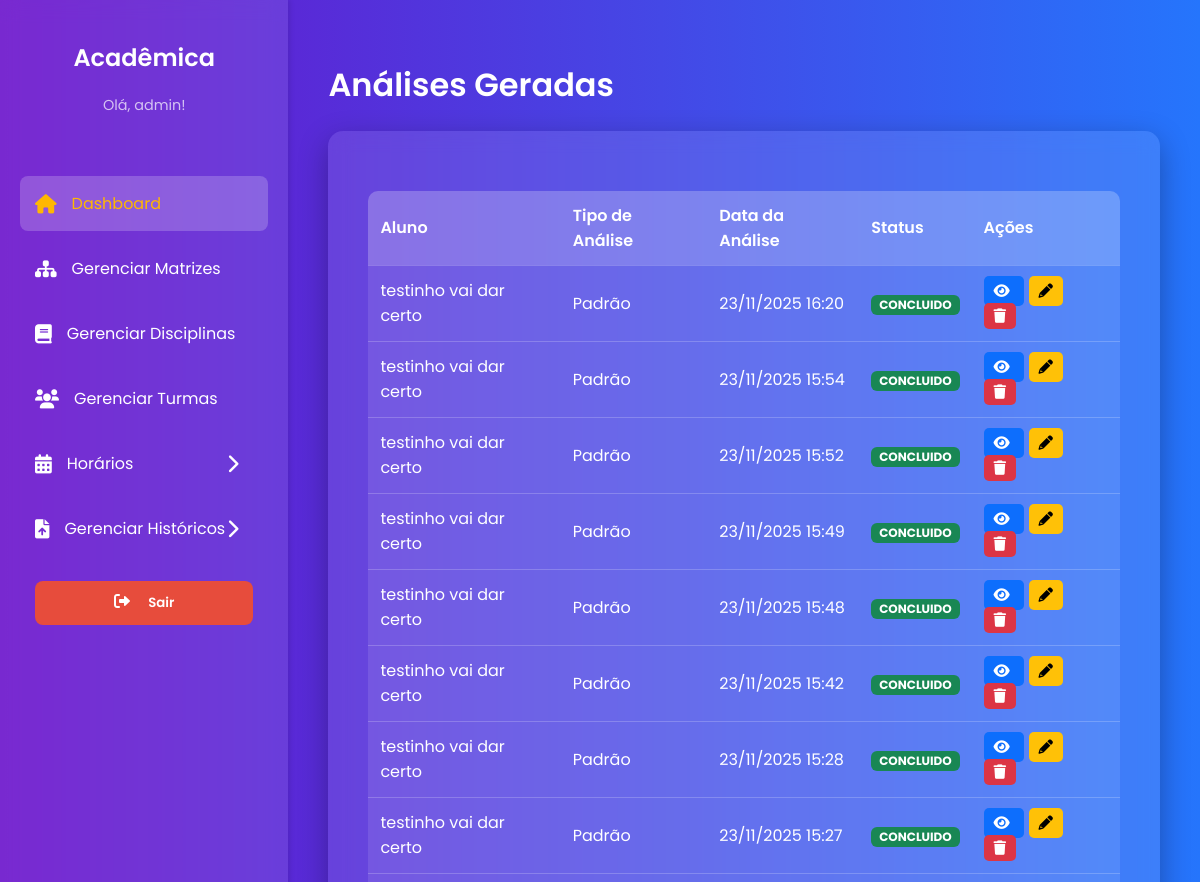
/listar/ (signed in, upper part), run on an earlier commit of the app's database.
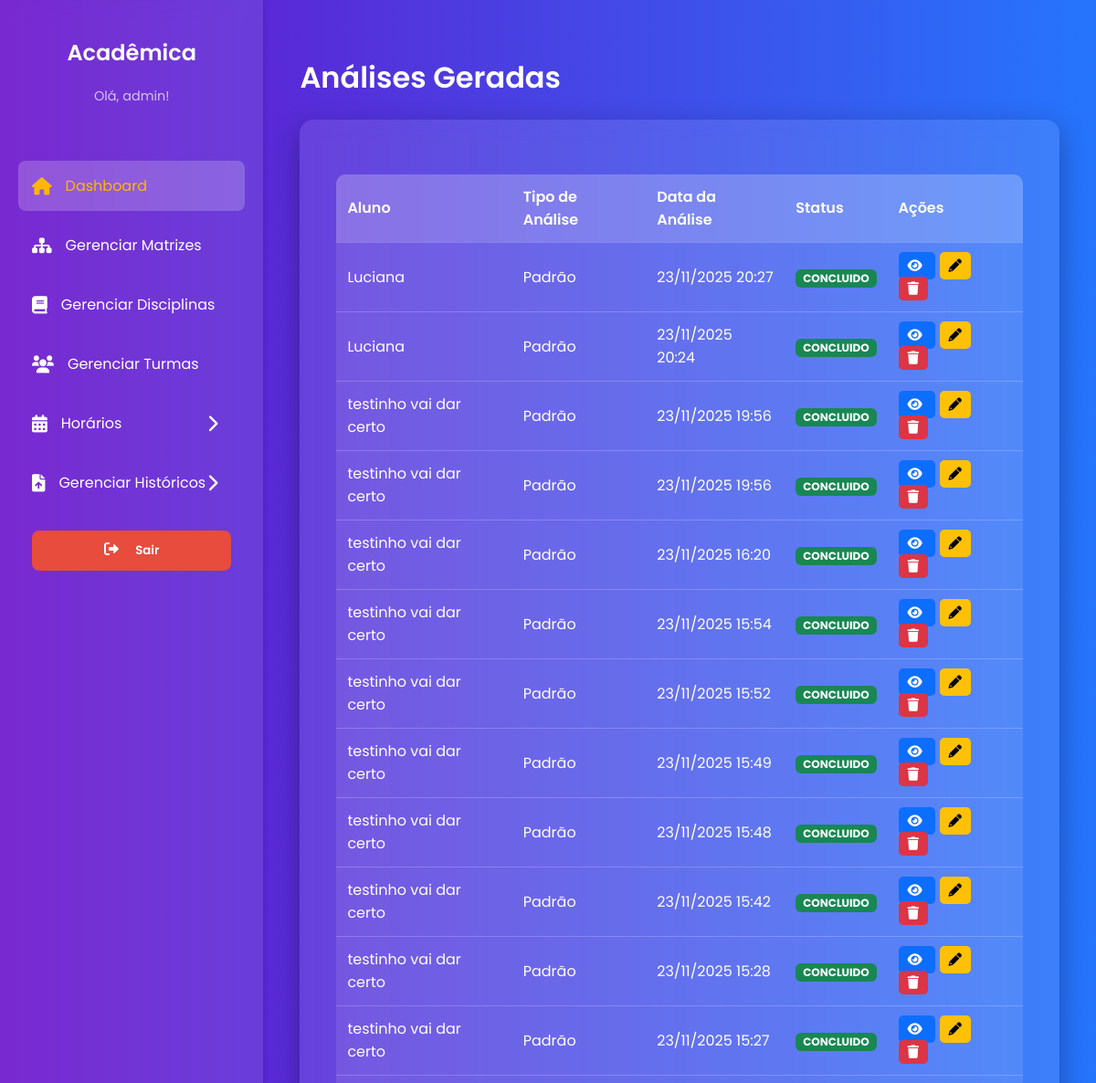
And on a later commit of the database.
### analytics/models.py (models this page shows, shortened)
class Analise(models.Model):
    TIPO_ANALISE_CHOICES = [
        ('padrao', 'Padrão'),
        ('soft', 'Soft'),
        ('hard', 'Hardcore'),
    ]
    historico = models.ForeignKey(Historico, on_delete=models.CASCADE, related_name='analises')
    coordenador = models.ForeignKey(Usuario, on_delete=models.SET_NULL, null=True, blank=True)
    tipo_analise = models.CharField(max_length=10, choices=TIPO_ANALISE_CHOICES)
    dias_excluidos = models.CharField(max_length=100, blank=True, null=True, help_text="Ex: 'SEG,TER'")
    data_criacao = models.DateTimeField(auto_now_add=True)
    status = models.CharField(max_length=20, default='PENDENTE') # PENDENTE, CONCLUIDO, ERRO
    resultado_texto = models.TextField(blank=True, null=True)

### upload/models.py (models this page shows, shortened)
class Historico(models.Model):
    STATUS_CHOICES = [
        ('PENDENTE', 'Processamento Pendente'),
        ('CONCLUIDO', 'Processamento Concluído'),
        ('ERRO', 'Erro no Processamento'),
    ]
    aluno = models.ForeignKey(
        Aluno,
        on_delete=models.CASCADE,
        verbose_name="Aluno",
        related_name='historicos'
    )
    usuario = models.ForeignKey(
        Usuario,
        on_delete=models.SET_NULL,
        null=True,
        verbose_name="Coordenador Responsável"
    )
    data_upload = models.DateTimeField(
        auto_now_add=True,
        verbose_name="Data de Upload"
    )
    status = models.CharField(
        max_length=20,
        choices=STATUS_CHOICES,
        default='PENDENTE',
        verbose_name="Status de Processamento"
    )
    arquivo_original = models.FileField(
        upload_to='historicos/',
        null=True,
        blank=True,
        verbose_name="Arquivo PDF Original"
    )
    class Meta:
        db_table = 'HISTORICO'
        verbose_name = "Histórico Escolar"
        verbose_name_plural = "Históricos Escolares"

class Aluno(models.Model):
    nome = models.CharField(max_length=100)
    matricula = models.CharField(max_length=10, unique=True)
    curso = models.ForeignKey(
        Curso,
        on_delete=models.CASCADE,
        verbose_name="Curso de Ingresso"
    )
    ano_ingresso = models.CharField(max_length=6, verbose_name="Ano de Ingresso")
    class Meta:
        db_table = 'ALUNO'
        verbose_name = "Aluno"
        verbose_name_plural = "Alunos"

### analytics/views.py (the view)
# urls.py: path('listar/', views.listar_analises, name='listar_analises'),
@login_required
def listar_analises(request):
    analises = Analise.objects.select_related('historico__aluno').order_by('-data_criacao')
    return render(request, 'analytics/listar_analises.html', {'analises': analises})

### analytics/templates/analytics/listar_analises.html (shortened to what this page needs)
{% extends 'core/base.html' %}
{% load static %}
{% block page_title %}Análises Geradas{% endblock %}
{% block content %}
<table>
    <thead>
        <tr>
            <th>Aluno</th>
            <th>Tipo de Análise</th>
            <th>Data da Análise</th>
            <th>Status</th>
            <th>Ações</th>
        </tr>
    </thead>
    <tbody>
        {% for analise in analises %}
        <tr>
            <td>{{ analise.historico.aluno.nome }}</td>
            <td>{{ analise.get_tipo_analise_display }}</td>
            <td>{{ analise.data_criacao|date:"d/m/Y H:i" }}</td>
            <td>
                <span class="status-badge
                    {% if analise.status == 'CONCLUIDO' %}status-concluido
                    {% elif analise.status == 'PENDENTE' %}status-pendente
                    {% else %}status-erro
                    {% endif %}">
                    {{ analise.status }}
                </span>
            </td>
            <td class="action-buttons">
                <a href="{% url 'analytics:consultar_analise' analise_pk=analise.pk %}" class="btn-view" title="Visualizar Grade">
                    <i class="fas fa-eye"></i>
                </a>
                <a href="{% url 'analytics:editar_analise' analise_pk=analise.pk %}" class="btn-edit" title="Editar Grade">
                    <i class="fas fa-pencil-alt"></i>
                </a>
                <form method="POST" action="{% url 'analytics:excluir_analise' analise_pk=analise.pk %}" style="display: inline;" onsubmit="return confirm('Tem certeza que deseja excluir esta análise?');">
                    <button type="submit" class="btn-delete" title="Excluir">
                        <i class="fas fa-trash"></i>
                    </button>
                </form>
            </td>
        </tr>
        {% empty %}
        <tr>
            <td colspan="5" style="text-align: center; padding: 20px; font-size: 1.1em;">
                Nenhuma análise foi gerada ainda.
            </td>
        </tr>
        {% endfor %}
    </tbody>
</table>
{% endblock %}

What changed in the data, as far as the page shows it:
added Analise: historico.aluno.nome "Luciana", tipo_analise "Padrão", data_criacao "23/11/2025 20:27", status "CONCLUIDO"
added Analise: historico.aluno.nome "Luciana", tipo_analise "Padrão", data_criacao "23/11/2025 20:24", status "CONCLUIDO"
added Analise: historico.aluno.nome "testinho vai dar certo", tipo_analise "Padrão", data_criacao "23/11/2025 19:56", status "CONCLUIDO"
added Analise: historico.aluno.nome "testinho vai dar certo", tipo_analise "Padrão", data_criacao "23/11/2025 19:56", status "CONCLUIDO"
